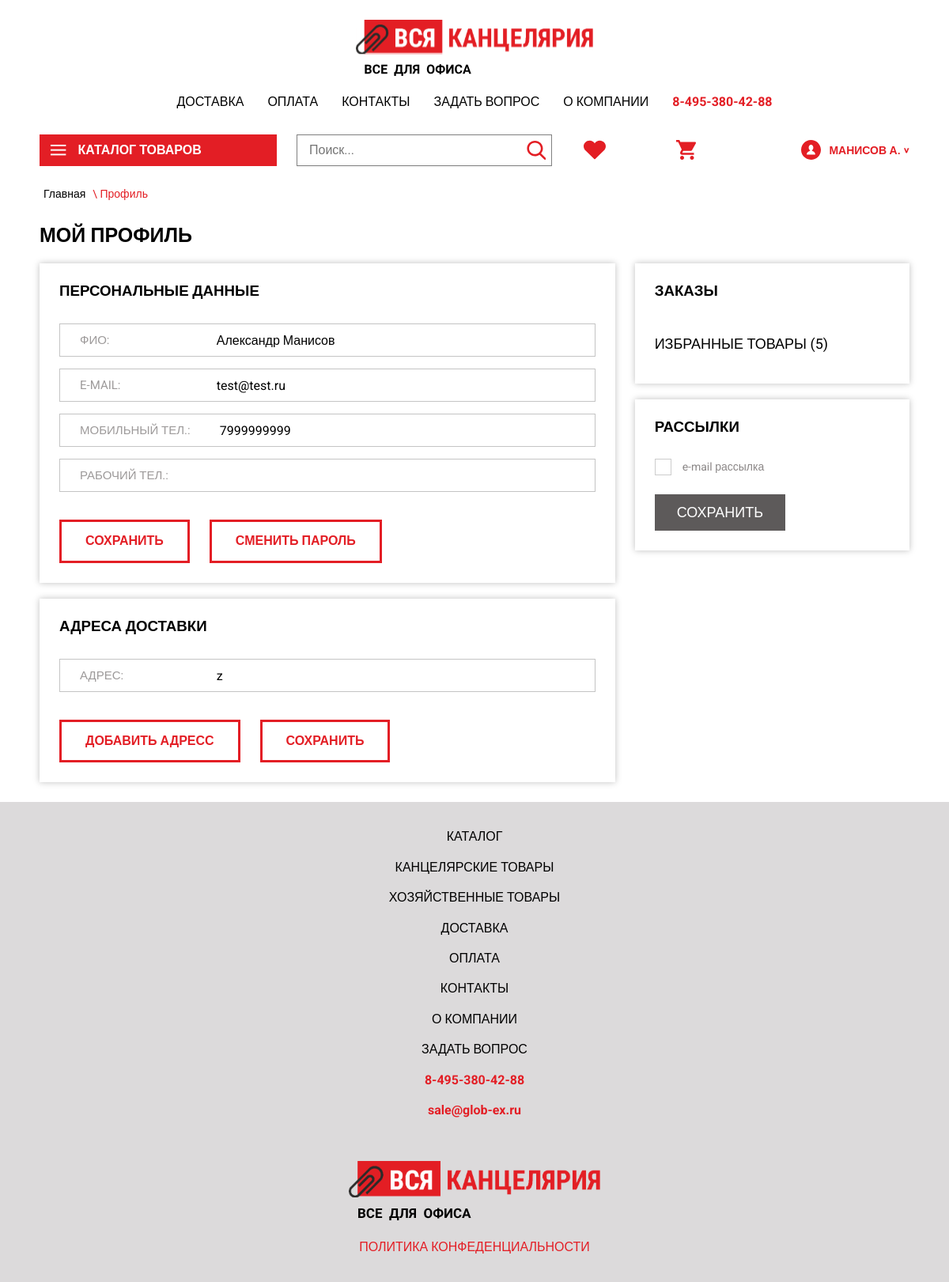
/profile.php (signed in), run on the app's committed database.
### tables this page shows
CREATE TABLE `users_all` (
  `id_user` int(11) NOT NULL,
  `role` bigint(20) NOT NULL,
  `fio` varchar(255) NOT NULL,
  `password` varchar(255) NOT NULL,
  `email` varchar(100) NOT NULL,
  `phone_number` varchar(20) NOT NULL,
  `work_number` varchar(20) DEFAULT NULL,
  `address` varchar(255) DEFAULT NULL,
  `additional_address1` varchar(255) DEFAULT NULL,
  `additional_address2` text,
  `additional_address3` text,
  `additional_address4` text,
  `additional_address5` text,
  `mailing` tinyint(1) NOT NULL
);

### profile.php (the view, shortened to what this page needs)
<?php
require_once __DIR__ . '/model/connection.php';
?>
<!DOCTYPE html>
<html lang="ru">
<head>
    <link rel="stylesheet" href="./resource/css/normalize.css">
    <link rel="stylesheet" href="./resource/css/base.css">
    <link rel="stylesheet" href="./resource/css/header.css">
    <link rel="stylesheet" href="./resource/css/profile.css">
    <link rel="stylesheet" href="./resource/css/footer.css">
</head>
<body>
<?php require(__DIR__ . '/view/header.php'); ?>
<div class="content" style="padding-top: 0">
    <div class="cat_fold">
        <a href="./index.php"> Главная </a>
        <p><span> &#92; Профиль </span></p>
    </div>
    <h2> Мой профиль </h2>
    <div class="profile">
        <div class="first">
            <form action="./model/updateUserInfo.php" method="GET" class="edit">
                <h3>Персональные данные</h3>
                <label class="placeinput">
                    <p class="input-info">ФИО:</p>
                    <?php echo '<input required="1" type="text" name="fio" value="'.$userData['fio'].'" autocomplete="name">'; ?>
                </label>
                <label class="placeinput">
                    <p class="input-info">e-mail:</p>
                    <?php echo '<input required="1" type="text" name="email" value="'.$userData['email'].'" autocomplete="email">'; ?>
                </label>
                <label class="placeinput">
                    <p class="input-info">Мобильный тел.:</p>
                    <?php echo '<input required="1" type="tel" name="phone_number" value="'.$userData['phone_number'].'" autocomplete="tel">'; ?>
                </label>
                <label class="placeinput">
                    <p class="input-info">Рабочий тел.:</p>
                    <?php echo '<input type="text" name="work_number" value="'.$userData['work_number'].'" autocomplete="tel-extension">'; ?>
                </label>
                <div class="buttons">
                    <input id="editButton" class="button button-anim" type="submit" name="change" value="сохранить">
                    <input id="changePassword" class="button button-anim" type="submit" name="change_password" value="сменить пароль">
                </div>
            </form>
            <form action="./model/updateUserAddress.php" method="GET" class="edit">
                <h3>Адреса доставки</h3>
                <label class="placeinput">
                    <p class="input-info">Адрес:</p>
                    <?php echo '<input required="1" type="text" name="address" value="'.$userData['address'].'" autocomplete="address-line1">'; ?>
                </label>
                <div class="buttons">
                    <div class="button button-anim" id="addAddress"> Добавить адресс </div>
                    <input id="editButton" class="button button-anim" type="submit" name="change_address" value="сохранить">
                </div>
            </form>
        </div>
        <div class="two">
            <div class="orders">
                <?php
                    $favouriteResult = $mysqli->query("SELECT COUNT(*) FROM `user-favoutite` WHERE id_user = $idUser;");
                    $favouriteCount = $favouriteResult->fetch_row();
                ?>
                <h3>ЗАКАЗЫ</h3>
                <? echo '<a href="favourite.php">избранные товары ('.$favouriteCount[0].')</a>'; ?>
            </div>
            <form class="mail">
                <h3>РАССЫЛКИ</h3>
                <label class="container" id="cart"> <p> e-mail рассылка</p> <input type="checkbox" name="mail"> <span class="checkmark"></span></label>
                <a href="./profile.php" class="button buttonMail">сохранить</a>
            </form>
        </div>
    </div>
</div>
<?php require(__DIR__ . '/view/footer.php'); ?>
</body>
</html>

### view/header.php (shortened to what this page needs)
<?
require_once __DIR__ . '/../model/connection.php';
$idUser = (int)$_COOKIE['isLogin'];
$result = $mysqli->query("SELECT * FROM users_all WHERE id_user = $idUser;");
$userData = $result->fetch_assoc();
$fio = explode(' ', $userData['fio']);
?>
<header class="header">
    <div class="content" style="padding-bottom: 0;">
        <div class="menu">
            <a href="./index.php"><img src="./resource/img/logo.svg" alt="logo"></a>
            <ul>
                <li><a href="#">ДОСТАВКА</a></li>
                <li><a href="./../payment.php">ОПЛАТА</a></li>
                <li><a href="#">КОНТАКТЫ</a></li>
                <li><a href="#">ЗАДАТЬ ВОПРОС</a></li>
                <li><a href="#">О КОМПАНИИ</a></li>
                <li><p class="tel">8-495-380-42-88</p></li>
            </ul>
        </div>
        <div class="nav">
            <button class="catalog" id="catalog"><span>|||</span> КАТАЛОГ ТОВАРОВ</button>
            <form action="#" class="searchForm">
                <input type="search" placeholder="Поиск...">
                <button><img src="./resource/img/icons/search.svg" alt="search"></button>
                <div id="searchResult"> </div>
            </form>
            <ul>
                <li><a href="./favourite.php"><img src="./resource/img/icons/favourite.svg" alt="favorite"></a></li>
                <li><a href="./cart.php"><img src="./resource/img/icons/cart.svg" alt="cart"></a></li>
                <?php
                    if (isset($idUser) && !empty($userData))
                    {
                        echo '
                                <li class="account"><a id="profie_button"><img src="./resource/img/icons/account.svg" alt="account"><p>'.$fio[1] , ' ', mb_substr($fio[0], 0, 1), '.'.'<span>&#62;</span></p></a>
                                    <div class="user-act">
                                        <a href="../profile.php?id='.$idUser.'"> Профиль </a>
                                        <a href="../model/logout.php"> Выход </a>
                                    </div>
                                </li>';
                    }
                    else
                    {
                        echo '<li class="account"><a id="login_button"><img src="./resource/img/icons/account.svg" alt="account"><p>Войти <span>&#62;</span></p></a></li>';
                    }
                ?>
            </ul>
        </div>
    </div>
</header>

### resource/css/base.css (style rules this page uses)
*, *:before, *:after { box-sizing: border-box; margin: 0; padding: 0; }
html, body, .content { width: 100%; }
body, input { font-family: "Roboto", sans-serif; }
.content { min-width: 320px; max-width: 1440px; margin: 0 auto; padding: 25px 50px; }
a { display: block; cursor: pointer; text-decoration: none; }
ul { list-style-type: none; }
img { object-fit: contain; }
.catalog_expand_button, button, a { cursor: pointer; }
button, a, input, img { transition: 0.3s all; }
h2 { font-size: 25px; font-weight: bold; margin-top: 30px; text-transform: uppercase; }
.cat_fold { margin: 10px 5px 25px 5px; }
.cat_fold a, .cat_fold p { font-size: 14px; line-height: 16px; display: inline-block; margin-right: 5px; color: #000000; }
.cat_fold a span, .cat_fold p span { color: #E31E24; }

### resource/css/profile.css (style rules this page uses)
.edit { display: inline-flex; align-items: center; flex-flow: column nowrap; flex-grow: 1; justify-content: center; width: 100%; margin-top: 20px; padding: 25px; box-shadow: 0px 0px 8px rgba(0, 0, 0, 0.25); }
.edit .input-info { font-size: 15px; line-height: 21px; width: 220px; margin-left: 25px; text-transform: uppercase; color: #9D9A9A; }
form label { display: flex; align-items: center; justify-content: center; width: 100%; }
.edit input[type=text], .edit input[type=password], .edit input[type=tel], .edit input[type=email] { width: 100%; height: 40px; padding: 5px 15px; border: 0; }
.placeinput { position: relative; overflow: hidden; margin-bottom: 15px; border: 1px solid #C4C4C4; }
form .container { font-size: 14px; position: relative; display: block; width: 100%; margin-bottom: 12px; padding-left: 35px; cursor: pointer; }
form label.container { margin-bottom: 22px; }
form .checkmark { position: absolute; top: -2px; left: 0; width: 21px; height: 21px; border: 1px solid rgba(0, 0, 0, 0.2); background-color: #FFFFFF; }
form .container .checkmark:after, .pay-type .container .checkmark:after { top: 5px; left: 9px; width: 5px; height: 10px; transform: rotate(45deg); border: solid white; border-width: 0 3px 3px 0; }
form .container p, .pay-type .container p { width: 80%; margin-top: 0; margin-left: 0; color: #8B8787; }
.button { font-size: 16px; font-weight: bold; align-self: flex-start; min-width: 160px; margin-top: 20px; margin-left: 0; padding: 15px 30px; cursor: pointer; transition: 0.3s all; text-align: center; text-transform: uppercase; color: #E31E25; border: 3px solid #E31E25; background-color: #FFFFFF; }
.button:first-child { margin-right: 25px; }
.buttons { display: flex; flex-flow: row wrap; width: 100%; }
.buttonMail { font-size: 18px; font-weight: 500; display: inline-block; margin-top: 5px; padding: 10px 25px; color: #FFFFFF; border: 3px solid #5D5A5A; background-color: #5D5A5A; }
.orders, .mail { display: inline-block; width: 100%; margin-top: 20px; padding: 25px; box-shadow: 0px 0px 8px rgba(0, 0, 0, 0.25); }
h3 { width: 100%; margin-bottom: 30px; text-align: left; text-transform: uppercase; }
.orders a { font-size: 18px; line-height: 21px; width: 100%; padding: 15px 0; text-transform: uppercase; color: #000000; }
.profile { display: flex; flex-flow: row nowrap; }
.profile .first { flex-grow: 2; margin-right: 25px; }
.profile .two { flex-grow: 1; }

### data on the page
users_all: fio "МАНИСОВ", fio "А", fio "Александр Манисов", email "test@test.ru", phone_number "7999999999", address "z"

### other printed values
$favouriteCount[0] "5"
$category['name'] "КАНЦЕЛЯРСКИЕ ТОВАРЫ"
$category['name'] "ХОЗЯЙСТВЕННЫЕ ТОВАРЫ"
